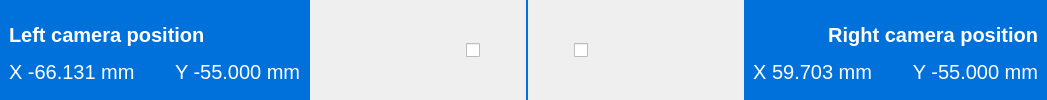
    <widget class="QWidget" name="widget_3" native="true">
     <property name="sizePolicy">
      <sizepolicy hsizetype="Preferred" vsizetype="Fixed">
       <horstretch>0</horstretch>
       <verstretch>0</verstretch>
      </sizepolicy>
     </property>
     <property name="minimumSize">
      <size>
       <width>0</width>
       <height>100</height>
      </size>
     </property>
     <layout class="QHBoxLayout" name="horizontalLayout_11" stretch="1,0,0,0,0,1">
      <property name="spacing">
       <number>0</number>
      </property>
      <property name="leftMargin">
       <number>0</number>
      </property>
      <property name="topMargin">
       <number>0</number>
      </property>
      <property name="rightMargin">
       <number>0</number>
      </property>
      <property name="bottomMargin">
       <number>0</number>
      </property>
      <item>
       <layout class="QHBoxLayout" name="horizontalLayout">
        <property name="spacing">
         <number>0</number>
        </property>
        <property name="topMargin">
         <number>0</number>
        </property>
        <item>
         <widget class="QWidget" name="widget_8" native="true">
          <property name="styleSheet">
           <string notr="true">background-color: #0070DB;
color: #fff;
font-size: 20px;</string>
          </property>
          <layout class="QVBoxLayout" name="verticalLayout_4">
           <item>
            <widget class="QLabel" name="label_4">
             <property name="font">
              <font>
               <pointsize>-1</pointsize>
               <bold>true</bold>
              </font>
             </property>
             <property name="styleSheet">
              <string notr="true"/>
             </property>
             <property name="text">
              <string>Left camera position</string>
             </property>
             <property name="alignment">
              <set>Qt::AlignmentFlag::AlignBottom|Qt::AlignmentFlag::AlignLeading|Qt::AlignmentFlag::AlignLeft</set>
             </property>
            </widget>
           </item>
           <item>
            <layout class="QHBoxLayout" name="horizontalLayout_3">
             <property name="spacing">
              <number>0</number>
             </property>
             <item>
              <widget class="QLabel" name="label_5">
               <property name="sizePolicy">
                <sizepolicy hsizetype="Fixed" vsizetype="Preferred">
                 <horstretch>0</horstretch>
                 <verstretch>0</verstretch>
                </sizepolicy>
               </property>
               <property name="text">
                <string>X -66.131 mm</string>
               </property>
              </widget>
             </item>
             <item>
              <spacer name="horizontalSpacer">
               <property name="orientation">
                <enum>Qt::Orientation::Horizontal</enum>
               </property>
               <property name="sizeType">
                <enum>QSizePolicy::Policy::Fixed</enum>
               </property>
               <property name="sizeHint" stdset="0">
                <size>
                 <width>40</width>
                 <height>20</height>
                </size>
               </property>
              </spacer>
             </item>
             <item>
              <widget class="QLabel" name="label_6">
               <property name="text">
                <string>Y -55.000 mm</string>
               </property>
              </widget>
             </item>
            </layout>
           </item>
          </layout>
         </widget>
        </item>
       </layout>
      </item>
      <item>
       <layout class="QHBoxLayout" name="horizontalLayout_16"/>
      </item>
      <item>
       <widget class="QWidget" name="widget" native="true">
        <property name="sizePolicy">
         <sizepolicy hsizetype="Fixed" vsizetype="Preferred">
          <horstretch>0</horstretch>
          <verstretch>0</verstretch>
         </sizepolicy>
        </property>
        <property name="minimumSize">
         <size>
          <width>216</width>
          <height>0</height>
         </size>
        </property>
        <property name="maximumSize">
         <size>
          <width>216</width>
          <height>16777215</height>
         </size>
        </property>
        <property name="layoutDirection">
         <enum>Qt::LayoutDirection::LeftToRight</enum>
        </property>
        <layout class="QHBoxLayout" name="horizontalLayout_17">
         <property name="leftMargin">
          <number>0</number>
         </property>
         <property name="topMargin">
          <number>0</number>
         </property>
         <property name="rightMargin">
          <number>32</number>
         </property>
         <property name="bottomMargin">
          <number>0</number>
         </property>
         <item>
          <widget class="QCheckBox" name="configCamLeftCheck">
           <property name="sizePolicy">
            <sizepolicy hsizetype="Fixed" vsizetype="Preferred">
             <horstretch>0</horstretch>
             <verstretch>0</verstretch>
            </sizepolicy>
           </property>
           <property name="minimumSize">
            <size>
             <width>130</width>
             <height>0</height>
            </size>
           </property>
           <property name="maximumSize">
            <size>
             <width>156</width>
             <height>16777215</height>
            </size>
           </property>
           <property name="toolTip">
            <string notr="true"/>
           </property>
           <property name="layoutDirection">
            <enum>Qt::LayoutDirection::RightToLeft</enum>
           </property>
           <property name="icon">
            <iconset resource="../../resources.qrc">
             <normaloff>:/icons/cam-settings-left.svg</normaloff>
             <normalon>:/icons/cam-settings-right-checked.svg</normalon>
             <disabledoff>:/icons/cam-settings-right-checked.svg</disabledoff>
             <disabledon>:/icons/cam-settings-right-checked.svg</disabledon>
             <activeoff>:/icons/cam-settings-right-checked.svg</activeoff>
             <activeon>:/icons/cam-settings-right-checked.svg</activeon>
             <selectedoff>:/icons/cam-settings-right-checked.svg</selectedoff>
             <selectedon>:/icons/cam-settings-right-checked.svg</selectedon>:/icons/cam-settings-left.svg</iconset>
           </property>
           <property name="iconSize">
            <size>
             <width>130</width>
             <height>80</height>
            </size>
           </property>
           <property name="shortcut">
            <string/>
           </property>
           <property name="checkable">
            <bool>true</bool>
           </property>
           <property name="checked">
            <bool>false</bool>
           </property>
           <property name="tristate">
            <bool>false</bool>
           </property>
          </widget>
         </item>
        </layout>
       </widget>
      </item>
      <item>
       <widget class="QWidget" name="widget_5" native="true">
        <property name="sizePolicy">
         <sizepolicy hsizetype="Fixed" vsizetype="Preferred">
          <horstretch>0</horstretch>
          <verstretch>0</verstretch>
         </sizepolicy>
        </property>
        <property name="minimumSize">
         <size>
          <width>2</width>
          <height>0</height>
         </size>
        </property>
        <property name="maximumSize">
         <size>
          <width>2</width>
          <height>16777215</height>
         </size>
        </property>
        <property name="styleSheet">
         <string notr="true">background-color: #0070DB;</string>
        </property>
       </widget>
      </item>
      <item>
       <widget class="QWidget" name="widget_4" native="true">
        <property name="sizePolicy">
         <sizepolicy hsizetype="Fixed" vsizetype="Preferred">
          <horstretch>0</horstretch>
          <verstretch>0</verstretch>
         </sizepolicy>
        </property>
        <property name="minimumSize">
         <size>
          <width>216</width>
          <height>0</height>
         </size>
        </property>
        <property name="maximumSize">
         <size>
          <width>216</width>
          <height>16777215</height>
         </size>
        </property>
        <layout class="QHBoxLayout" name="horizontalLayout_18">
         <property name="leftMargin">
          <number>32</number>
         </property>
         <property name="topMargin">
          <number>0</number>
         </property>
         <property name="rightMargin">
          <number>0</number>
         </property>
         <property name="bottomMargin">
          <number>0</number>
         </property>
         <item>
          <widget class="QCheckBox" name="configCamRightCheck">
           <property name="sizePolicy">
            <sizepolicy hsizetype="Fixed" vsizetype="Preferred">
             <horstretch>0</horstretch>
             <verstretch>0</verstretch>
            </sizepolicy>
           </property>
           <property name="minimumSize">
            <size>
             <width>0</width>
             <height>0</height>
            </size>
           </property>
           <property name="maximumSize">
            <size>
             <width>156</width>
             <height>16777215</height>
            </size>
           </property>
           <property name="styleSheet">
            <string notr="true">:checked {
    qproperty-icon: url(:/icons/cam-settings-right-checked.svg);
}</string>
           </property>
           <property name="icon">
            <iconset resource="../../resources.qrc">
             <normaloff>:/icons/cam-settings-right.svg</normaloff>
             <normalon>:/icons/cam-settings-right-checked.svg</normalon>
             <disabledoff>:/icons/cam-settings-right-checked.svg</disabledoff>
             <disabledon>:/icons/cam-settings-right-checked.svg</disabledon>
             <activeoff>:/icons/cam-settings-right-checked.svg</activeoff>
             <activeon>:/icons/cam-settings-right-checked.svg</activeon>
             <selectedoff>:/icons/cam-settings-right-checked.svg</selectedoff>
             <selectedon>:/icons/cam-settings-right-checked.svg</selectedon>:/icons/cam-settings-right.svg</iconset>
           </property>
           <property name="iconSize">
            <size>
             <width>130</width>
             <height>80</height>
            </size>
           </property>
          </widget>
         </item>
        </layout>
       </widget>
      </item>
      <item>
       <layout class="QHBoxLayout" name="horizontalLayout_2">
        <property name="spacing">
         <number>0</number>
        </property>
        <item>
         <widget class="QWidget" name="widget_7" native="true">
          <property name="styleSheet">
           <string notr="true">background-color: #0070DB;
color: #fff;
font-size: 20px;</string>
          </property>
          <layout class="QVBoxLayout" name="verticalLayout_3">
           <item>
            <widget class="QLabel" name="label_3">
             <property name="font">
              <font>
               <pointsize>-1</pointsize>
               <bold>true</bold>
              </font>
             </property>
             <property name="styleSheet">
              <string notr="true"/>
             </property>
             <property name="text">
              <string>Right camera position</string>
             </property>
             <property name="alignment">
              <set>Qt::AlignmentFlag::AlignBottom|Qt::AlignmentFlag::AlignRight|Qt::AlignmentFlag::AlignTrailing</set>
             </property>
            </widget>
           </item>
           <item>
            <layout class="QHBoxLayout" name="horizontalLayout_4">
             <property name="spacing">
              <number>0</number>
             </property>
             <item>
              <widget class="QLabel" name="label_8">
               <property name="text">
                <string>X 59.703 mm</string>
               </property>
               <property name="alignment">
                <set>Qt::AlignmentFlag::AlignRight|Qt::AlignmentFlag::AlignTrailing|Qt::AlignmentFlag::AlignVCenter</set>
               </property>
              </widget>
             </item>
             <item>
              <spacer name="horizontalSpacer_2">
               <property name="orientation">
                <enum>Qt::Orientation::Horizontal</enum>
               </property>
               <property name="sizeType">
                <enum>QSizePolicy::Policy::Fixed</enum>
               </property>
               <property name="sizeHint" stdset="0">
                <size>
                 <width>40</width>
                 <height>20</height>
                </size>
               </property>
              </spacer>
             </item>
             <item>
              <widget class="QLabel" name="label_7">
               <property name="sizePolicy">
                <sizepolicy hsizetype="Fixed" vsizetype="Preferred">
                 <horstretch>0</horstretch>
                 <verstretch>0</verstretch>
                </sizepolicy>
               </property>
               <property name="text">
                <string>Y -55.000 mm</string>
               </property>
               <property name="alignment">
                <set>Qt::AlignmentFlag::AlignRight|Qt::AlignmentFlag::AlignTrailing|Qt::AlignmentFlag::AlignVCenter</set>
               </property>
              </widget>
             </item>
            </layout>
           </item>
          </layout>
         </widget>
        </item>
       </layout>
      </item>
     </layout>
    </widget>
